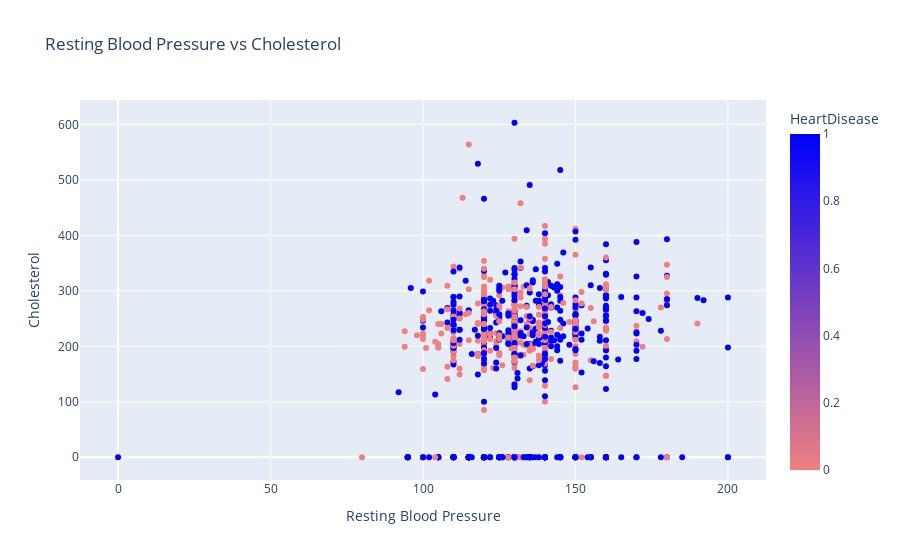

Notebook source saved alongside this figure:
### Markdown cell above
### Show the relationship of Resting Blood Pressure and Heart Disease

### Code cell
fig = px.scatter(data, x='RestingBP', y='Cholesterol', color='HeartDisease', title='Resting Blood Pressure vs Cholesterol',
                 color_continuous_scale=['lightcoral', 'blue'])
fig.update_layout(xaxis_title='Resting Blood Pressure', yaxis_title='Cholesterol')
fig.show()

### Figure 1 — Plotly figure (JSON) as saved in the notebook; plotly's stock layout.template omitted (floating-point values rounded to 4 significant figures; data arrays with more than 128 entries replaced by an {"elided": "..."} marker saying what was removed)
{"data": [{"hovertemplate": "RestingBP=%{x}<br>Cholesterol=%{y}<br>HeartDisease=%{marker.color}<extra></extra>", "legendgroup": "", "marker": {"color": {"elided": "918 int values"}, "coloraxis": "coloraxis", "symbol": "circle"}, "mode": "markers", "name": "", "orientation": "v", "showlegend": false, "type": "scatter", "x": {"elided": "918 int values"}, "xaxis": "x", "y": {"elided": "918 int values"}, "yaxis": "y"}], "layout": {"coloraxis": {"colorbar": {"title": {"text": "HeartDisease"}}, "colorscale": [[0, "lightcoral"], [1, "blue"]]}, "legend": {"tracegroupgap": 0}, "title": {"text": "Resting Blood Pressure vs Cholesterol"}, "xaxis": {"anchor": "y", "domain": [0, 1], "title": {"text": "Resting Blood Pressure"}}, "yaxis": {"anchor": "x", "domain": [0, 1], "title": {"text": "Cholesterol"}}}}
